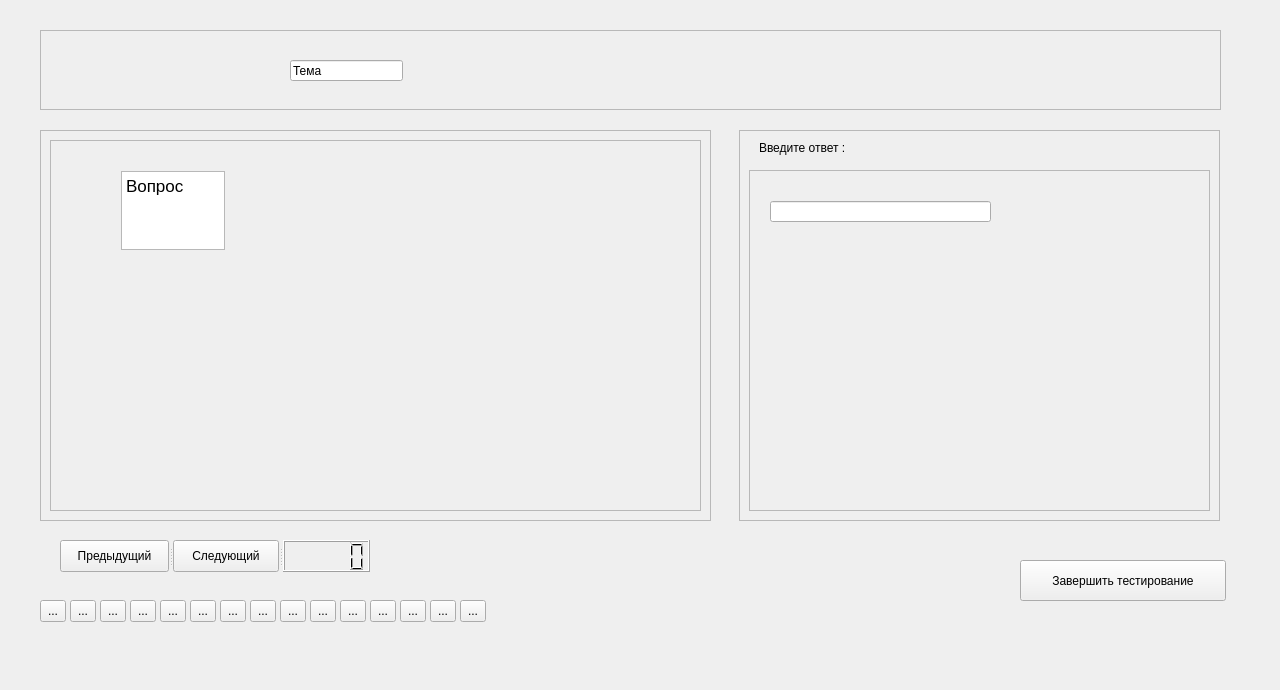
<?xml version="1.0" encoding="UTF-8"?>
<ui version="4.0">
 <class>Form</class>
 <widget class="QWidget" name="Form">
  <property name="geometry">
   <rect>
    <x>0</x>
    <y>0</y>
    <width>1280</width>
    <height>690</height>
   </rect>
  </property>
  <property name="windowTitle">
   <string>Form</string>
  </property>
  <widget class="QPushButton" name="pushButton_2">
   <property name="geometry">
    <rect>
     <x>1020</x>
     <y>560</y>
     <width>206</width>
     <height>41</height>
    </rect>
   </property>
   <property name="text">
    <string>Завершить тестирование</string>
   </property>
  </widget>
  <widget class="QToolButton" name="toolButton_9">
   <property name="geometry">
    <rect>
     <x>280</x>
     <y>600</y>
     <width>26</width>
     <height>22</height>
    </rect>
   </property>
   <property name="text">
    <string>...</string>
   </property>
  </widget>
  <widget class="QToolButton" name="toolButton_3">
   <property name="geometry">
    <rect>
     <x>100</x>
     <y>600</y>
     <width>26</width>
     <height>22</height>
    </rect>
   </property>
   <property name="text">
    <string>...</string>
   </property>
  </widget>
  <widget class="QToolButton" name="toolButton_15">
   <property name="geometry">
    <rect>
     <x>460</x>
     <y>600</y>
     <width>26</width>
     <height>22</height>
    </rect>
   </property>
   <property name="text">
    <string>...</string>
   </property>
  </widget>
  <widget class="QSplitter" name="splitter_2">
   <property name="geometry">
    <rect>
     <x>60</x>
     <y>540</y>
     <width>310</width>
     <height>32</height>
    </rect>
   </property>
   <property name="orientation">
    <enum>Qt::Horizontal</enum>
   </property>
   <widget class="QSplitter" name="splitter">
    <property name="orientation">
     <enum>Qt::Horizontal</enum>
    </property>
    <widget class="QPushButton" name="pushButton_4">
     <property name="text">
      <string>Предыдущий</string>
     </property>
    </widget>
    <widget class="QPushButton" name="pushButton_3">
     <property name="text">
      <string>Следующий</string>
     </property>
    </widget>
   </widget>
   <widget class="QLCDNumber" name="lcdNumber"/>
  </widget>
  <widget class="QToolButton" name="toolButton_4">
   <property name="geometry">
    <rect>
     <x>130</x>
     <y>600</y>
     <width>26</width>
     <height>22</height>
    </rect>
   </property>
   <property name="text">
    <string>...</string>
   </property>
  </widget>
  <widget class="QFrame" name="frame_3">
   <property name="geometry">
    <rect>
     <x>739</x>
     <y>130</y>
     <width>481</width>
     <height>391</height>
    </rect>
   </property>
   <property name="frameShape">
    <enum>QFrame::StyledPanel</enum>
   </property>
   <property name="frameShadow">
    <enum>QFrame::Raised</enum>
   </property>
   <widget class="QScrollArea" name="scrollArea_2">
    <property name="geometry">
     <rect>
      <x>10</x>
      <y>40</y>
      <width>461</width>
      <height>341</height>
     </rect>
    </property>
    <property name="widgetResizable">
     <bool>true</bool>
    </property>
    <widget class="QWidget" name="scrollAreaWidgetContents_2">
     <property name="geometry">
      <rect>
       <x>0</x>
       <y>0</y>
       <width>459</width>
       <height>339</height>
      </rect>
     </property>
     <widget class="QLineEdit" name="lineEdit_2">
      <property name="geometry">
       <rect>
        <x>20</x>
        <y>30</y>
        <width>221</width>
        <height>21</height>
       </rect>
      </property>
     </widget>
    </widget>
   </widget>
   <widget class="QLabel" name="label">
    <property name="geometry">
     <rect>
      <x>20</x>
      <y>10</y>
      <width>126</width>
      <height>16</height>
     </rect>
    </property>
    <property name="text">
     <string>Введите ответ :</string>
    </property>
   </widget>
  </widget>
  <widget class="QToolButton" name="toolButton_13">
   <property name="geometry">
    <rect>
     <x>400</x>
     <y>600</y>
     <width>26</width>
     <height>22</height>
    </rect>
   </property>
   <property name="text">
    <string>...</string>
   </property>
  </widget>
  <widget class="QFrame" name="frame_2">
   <property name="geometry">
    <rect>
     <x>40</x>
     <y>130</y>
     <width>671</width>
     <height>391</height>
    </rect>
   </property>
   <property name="frameShape">
    <enum>QFrame::StyledPanel</enum>
   </property>
   <property name="frameShadow">
    <enum>QFrame::Raised</enum>
   </property>
   <widget class="QScrollArea" name="scrollArea">
    <property name="geometry">
     <rect>
      <x>10</x>
      <y>10</y>
      <width>651</width>
      <height>371</height>
     </rect>
    </property>
    <property name="widgetResizable">
     <bool>true</bool>
    </property>
    <widget class="QWidget" name="scrollAreaWidgetContents">
     <property name="geometry">
      <rect>
       <x>0</x>
       <y>0</y>
       <width>649</width>
       <height>369</height>
      </rect>
     </property>
     <widget class="QTextEdit" name="textEdit">
      <property name="geometry">
       <rect>
        <x>70</x>
        <y>30</y>
        <width>104</width>
        <height>79</height>
       </rect>
      </property>
      <property name="html">
       <string>&lt;!DOCTYPE HTML PUBLIC &quot;-//W3C//DTD HTML 4.0//EN&quot; &quot;http://www.w3.org/TR/REC-html40/strict.dtd&quot;&gt;
&lt;html&gt;&lt;head&gt;&lt;meta name=&quot;qrichtext&quot; content=&quot;1&quot; /&gt;&lt;style type=&quot;text/css&quot;&gt;
p, li { white-space: pre-wrap; }
&lt;/style&gt;&lt;/head&gt;&lt;body style=&quot; font-family:'.Helvetica Neue DeskInterface'; font-size:13pt; font-weight:400; font-style:normal;&quot;&gt;
&lt;p style=&quot; margin-top:0px; margin-bottom:0px; margin-left:0px; margin-right:0px; -qt-block-indent:0; text-indent:0px;&quot;&gt;Вопрос&lt;/p&gt;&lt;/body&gt;&lt;/html&gt;</string>
      </property>
     </widget>
    </widget>
   </widget>
  </widget>
  <widget class="QToolButton" name="toolButton_12">
   <property name="geometry">
    <rect>
     <x>370</x>
     <y>600</y>
     <width>26</width>
     <height>22</height>
    </rect>
   </property>
   <property name="text">
    <string>...</string>
   </property>
  </widget>
  <widget class="QToolButton" name="toolButton_14">
   <property name="geometry">
    <rect>
     <x>430</x>
     <y>600</y>
     <width>26</width>
     <height>22</height>
    </rect>
   </property>
   <property name="text">
    <string>...</string>
   </property>
  </widget>
  <widget class="QToolButton" name="toolButton">
   <property name="geometry">
    <rect>
     <x>40</x>
     <y>600</y>
     <width>26</width>
     <height>22</height>
    </rect>
   </property>
   <property name="text">
    <string>...</string>
   </property>
  </widget>
  <widget class="QToolButton" name="toolButton_8">
   <property name="geometry">
    <rect>
     <x>250</x>
     <y>600</y>
     <width>26</width>
     <height>22</height>
    </rect>
   </property>
   <property name="text">
    <string>...</string>
   </property>
  </widget>
  <widget class="QToolButton" name="toolButton_7">
   <property name="geometry">
    <rect>
     <x>220</x>
     <y>600</y>
     <width>26</width>
     <height>22</height>
    </rect>
   </property>
   <property name="text">
    <string>...</string>
   </property>
  </widget>
  <widget class="QToolButton" name="toolButton_2">
   <property name="geometry">
    <rect>
     <x>70</x>
     <y>600</y>
     <width>26</width>
     <height>22</height>
    </rect>
   </property>
   <property name="text">
    <string>...</string>
   </property>
  </widget>
  <widget class="QFrame" name="frame">
   <property name="geometry">
    <rect>
     <x>40</x>
     <y>30</y>
     <width>1181</width>
     <height>80</height>
    </rect>
   </property>
   <property name="frameShape">
    <enum>QFrame::StyledPanel</enum>
   </property>
   <property name="frameShadow">
    <enum>QFrame::Raised</enum>
   </property>
   <widget class="QLineEdit" name="lineEdit">
    <property name="geometry">
     <rect>
      <x>250</x>
      <y>30</y>
      <width>113</width>
      <height>21</height>
     </rect>
    </property>
    <property name="text">
     <string>Тема</string>
    </property>
   </widget>
  </widget>
  <widget class="QToolButton" name="toolButton_11">
   <property name="geometry">
    <rect>
     <x>340</x>
     <y>600</y>
     <width>26</width>
     <height>22</height>
    </rect>
   </property>
   <property name="text">
    <string>...</string>
   </property>
  </widget>
  <widget class="QToolButton" name="toolButton_10">
   <property name="geometry">
    <rect>
     <x>310</x>
     <y>600</y>
     <width>26</width>
     <height>22</height>
    </rect>
   </property>
   <property name="text">
    <string>...</string>
   </property>
  </widget>
  <widget class="QToolButton" name="toolButton_6">
   <property name="geometry">
    <rect>
     <x>190</x>
     <y>600</y>
     <width>26</width>
     <height>22</height>
    </rect>
   </property>
   <property name="text">
    <string>...</string>
   </property>
  </widget>
  <widget class="QToolButton" name="toolButton_5">
   <property name="geometry">
    <rect>
     <x>160</x>
     <y>600</y>
     <width>26</width>
     <height>22</height>
    </rect>
   </property>
   <property name="text">
    <string>...</string>
   </property>
  </widget>
 </widget>
 <resources/>
 <connections/>
</ui>
